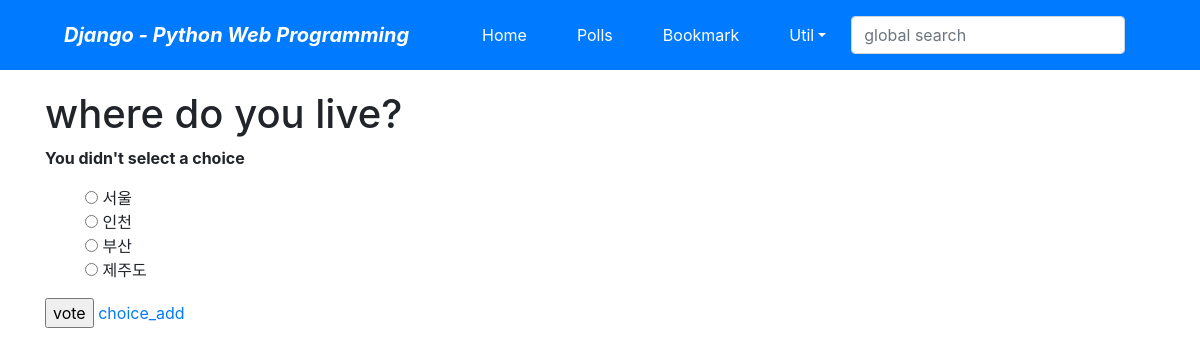
/polls/3/vote/, run on the app's committed database.
### polls/models.py (models this page shows, shortened)
class Question(models.Model):
    question_text = models.CharField(max_length=200)
    pub_date = models.DateTimeField(auto_now_add=True)

class Choice(models.Model):
    choice_text = models.CharField(max_length=200)
    votes = models.IntegerField(default=0)
    question_id = models.ForeignKey(Question, on_delete=models.CASCADE)

### polls/views.py (the view)
# urls.py: path('<int:question_id>/vote/', views.vote, name='vote'),
def vote(request, question_id):
    question = get_object_or_404(Question, pk=question_id)
    try:
        selected_choice = question.choice_set.get(pk=request.POST['select'])
    except(KeyError, Choice.DoesNotExist):
        return render(request, 'polls/detail.html', {
            'question': question,
            'error_message': "You didn't select a choice"
        })
    else:
        selected_choice.votes +=1
        selected_choice.save()
    return HttpResponseRedirect(reverse('polls:result', args=(question.id,)))

### polls/templates/polls/detail.html (shortened to what this page needs)
{% extends 'base.html' %}
{% block content %}
<h1>{{ question.question_text }}</h1>
{% if error_message %}<p><strong>{{ error_message }}</strong></p>{% endif %}
<form action="{% url 'polls:vote' question.id %}" method="post">
<ul>
    {% for choice in question.choice_set.all %}
    <input type="radio" id="choice{{ forloop.count }}" name="select" value="{{ choice.id }}">
    <lable for="choice{{ forloop.counter }}">{{ choice.choice_text }}</lable><br>
    {% endfor %}
</ul>
    <input type="submit" value="vote">
    <a href="{% url 'polls:choice_add' %}">choice_add</a>
</form>
{% endblock %}

### data on the page
Question: question_text "where do you live?"
Choice: choice_text "서울"
Choice: choice_text "인천"
Choice: choice_text "부산"
Choice: choice_text "제주도"

### other printed values
{{ error_message }} "You didn't select a choice"
